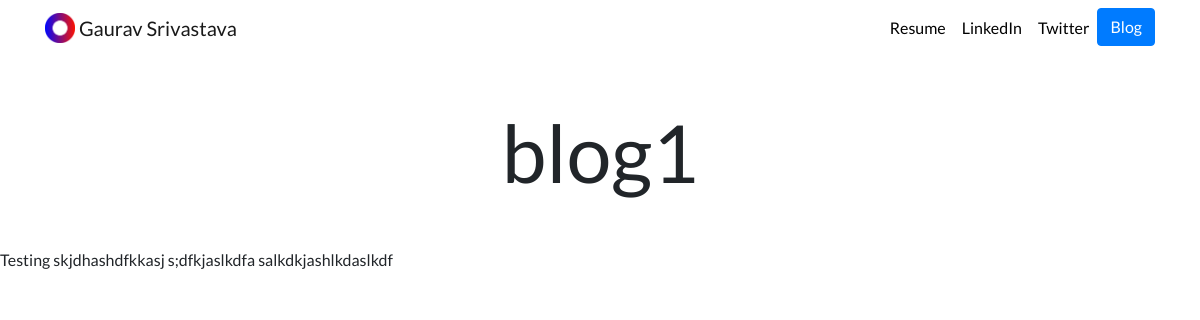
Page /blog/3/ on the committed database.
### blog/models.py (models this page shows, shortened)
class Blog(models.Model):
    title = models.CharField(max_length =100)
    date = models.DateField()
    desc = models.TextField()

### blog/views.py (the view)
# urls.py: path('<int:blog_id>/', views.detail, name="detail"),
def detail(request, blog_id):
    blog = get_object_or_404(Blog, pk=blog_id)
    return render(request, 'blog/detail.html', {"id":blog})

### blog/templates/blog/detail.html (shortened to what this page needs)
{% extends 'portfolio/base.html' %}
{% load static %}
{% block content %}
<h1 class="text-center mt-5" id="blogdetailtitle">{{ id.title }}</h1>
{{ id.desc|safe }}
{% endblock %}

### portfolio/static/portfolio/custom.css (style rules this page uses)
body { font-family: 'Lato', sans-serif; }
@media (min-width: 992px) { #blogdetailtitle { font-size: 5rem; } }

### rows in the picture
Blog: title "blog1", desc "Testing skjdhashdfkkasj s;dfkjaslkdfa salkdkjashlkdaslkdf"
